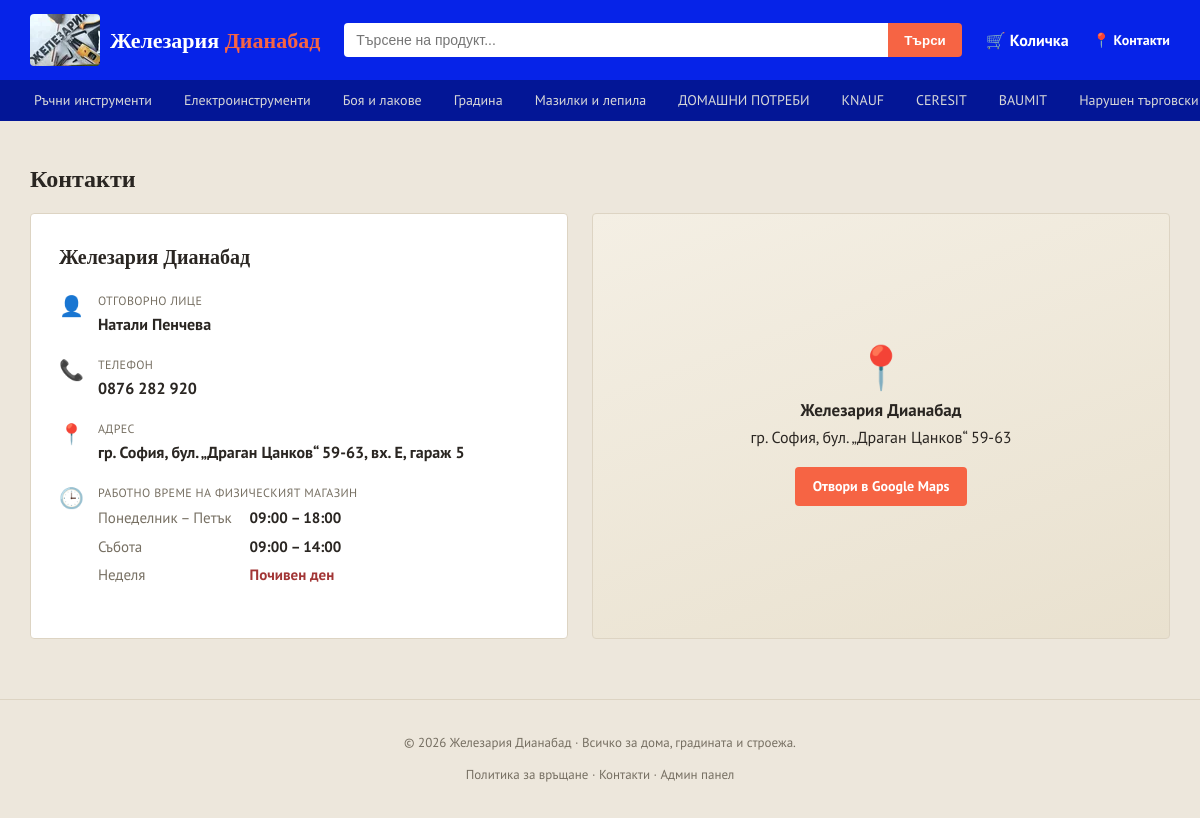
Screenshot of /contacts with the database file from the repository.
### models.py (models this page shows, shortened)
class Category(db.Model):
    __tablename__ = 'categories'
    id = db.Column(db.Integer, primary_key=True)
    name = db.Column(db.String(100), nullable=False, unique=True)
    image_url = db.Column(db.String(300), default='')
    products = db.relationship('Product', backref='category', lazy=True)

### app.py (the view)
@app.route('/contacts')
def contacts():
    categories = storefront_categories()
    return render_template('contacts.html', categories=categories)

### app.py (called while the page is built)
@app.context_processor
def inject_whatsapp_number():
    return {'whatsapp_number': app.config['WHATSAPP_NUMBER'], 'asset_version': app.config['ASSET_VERSION']}

@app.context_processor
def inject_category_icons():
    return {'category_icons': CATEGORY_ICONS}

@app.context_processor
def inject_availability_info():
    return {'availability_labels': Product.AVAILABILITY_LABELS,
            'availability_badge_class': Product.AVAILABILITY_BADGE_CLASS,
            'availability_icons': Product.AVAILABILITY_ICONS}

def saved_category_sort():
    try:
        with open(os.path.join(BASE_DIR, 'category-order.json'), encoding='utf-8') as f:
            value = json.load(f).get('sort')
        return value if value in CATEGORY_SORTS else 'oldest'
    except (OSError, ValueError, AttributeError):
        return 'oldest'

def storefront_categories():
    return sorted_categories(saved_category_sort())

def sorted_categories(sort):
    rows = (db.session.query(Category, db.func.count(Product.id).label('product_count'))
            .outerjoin(Product, Product.category_id == Category.id)
            .group_by(Category.id).order_by(Category.id.asc()).all())
    keys = {
        'newest': lambda row: row[0].id,
        'oldest': lambda row: row[0].id,
        'name_asc': lambda row: row[0].name.casefold(),
        'name_desc': lambda row: row[0].name.casefold(),
        'count_asc': lambda row: row[1],
        'count_desc': lambda row: row[1],
    }
    rows = sorted(rows, key=keys[sort],
                  reverse=sort in ('newest', 'name_desc', 'count_desc'))
    return [dict(id=c.id, name=c.name, image_url=c.image_url, product_count=count)
            for c, count in rows]

### templates/contacts.html (shortened to what this page needs)
{% extends 'base.html' %}
{% block content %}
<h1 class="page-title">Контакти</h1>
<div class="contacts-layout">
    <div class="contact-card">
        <h2>Железария Дианабад</h2>
        <div class="contact-row">
            <span class="contact-icon">👤</span>
            <div>
                <div class="contact-label">Отговорно лице</div>
                <div class="contact-value">Натали Пенчева</div>
            </div>
        </div>
        <div class="contact-row">
            <span class="contact-icon">📞</span>
            <div>
                <div class="contact-label">Телефон</div>
                <a href="tel:+359876282920" class="contact-value">0876 282 920</a>
            </div>
        </div>
        <div class="contact-row">
            <span class="contact-icon">📍</span>
            <div>
                <div class="contact-label">Адрес</div>
                <div class="contact-value">гр. София, бул. „Драган Цанков“ 59-63, вх. Е, гараж 5</div>
            </div>
        </div>
        <div class="contact-row">
            <span class="contact-icon">🕒</span>
            <div>
                <div class="contact-label">Работно време на физическият магазин</div>
                <table class="working-hours">
                    <tr><td>Понеделник – Петък</td><td>09:00 – 18:00</td></tr>
                    <tr><td>Събота</td><td>09:00 – 14:00</td></tr>
                    <tr><td>Неделя</td><td class="closed">Почивен ден</td></tr>
                </table>
            </div>
        </div>
    </div>
    <a class="contact-map" target="_blank" rel="noopener"
       href="https://www.google.com/maps/search/?api=1&query={{ 'гр. София, бул. Драган Цанков 59-63' | urlencode }}">
        <span class="contact-map-pin">📍</span>
        <span class="contact-map-text">
            <strong>Железария Дианабад</strong>
            гр. София, бул. „Драган Цанков“ 59-63
        </span>
        <span class="contact-map-btn">Отвори в Google Maps</span>
    </a>
</div>
{% endblock %}

### templates/base.html (shortened to what this page needs)
<!DOCTYPE html>
<html lang="bg">
<head>
</head>
<body>
<header class="topbar">
    <div class="topbar-inner">
        <a href="{{ url_for('index') }}" class="brand">
            <img alt="Железария Дианабад"
                 class="brand-logo"
                 height="52"
                 sizes="69px"
                 src="{{ url_for('static', filename='img/brand/logo-140.png') }}"
                 srcset="{{ url_for('static', filename='img/brand/logo-70.webp') }} 70w,
                {{ url_for('static', filename='img/brand/logo-140.webp') }} 140w,
                {{ url_for('static', filename='img/brand/logo-210.webp') }} 210w"
                 width="69">
            <span class="brand-text">Железария <span>Дианабад</span></span>
        </a>
        <form class="search-form" action="{{ url_for('search') }}" method="get">
            <label>
                <input type="text" name="q" placeholder="Търсене на продукт..." value="{{ q if q else '' }}">
            </label>
            <button type="submit">Търси</button>
        </form>
        <a href="{{ url_for('cart_view') }}" class="cart-link">
            🛒 Количка
            {% set cart = session.get('cart', {}) %}
        </a>
        <a href="{{ url_for('contacts') }}" class="contacts-link">📍 Контакти</a>
    </div>
    <nav class="categories-nav">
        {% for c in categories %}
            <a href="{{ url_for('category_view', category_id=c.id) }}">{{ c.name }}</a>
        {% endfor %}
    </nav>
</header>
<main class="container">
    {% block content %}{% endblock %}
</main>
<footer class="footer">
    <p>© 2026 Железария Дианабад · Всичко за дома, градината и строежа.</p>
    <p><a href="{{ url_for('returns_policy') }}">Политика за връщане</a> · <a href="{{ url_for('contacts') }}">Контакти</a> · <a href="{{ url_for('admin_dashboard') }}">Админ панел</a></p>
</footer>
</body>
</html>

### rows the page displays
Category: name "Ръчни инструменти"
Category: name "Електроинструменти"
Category: name "Боя и лакове"
Category: name "Градина"
Category: name "Мазилки и лепила"
Category: name "ДОМАШНИ ПОТРЕБИ"
Category: name "KNAUF"
Category: name "CERESIT"
Category: name "BAUMIT"
Category: name "Нарушен търговски…"
